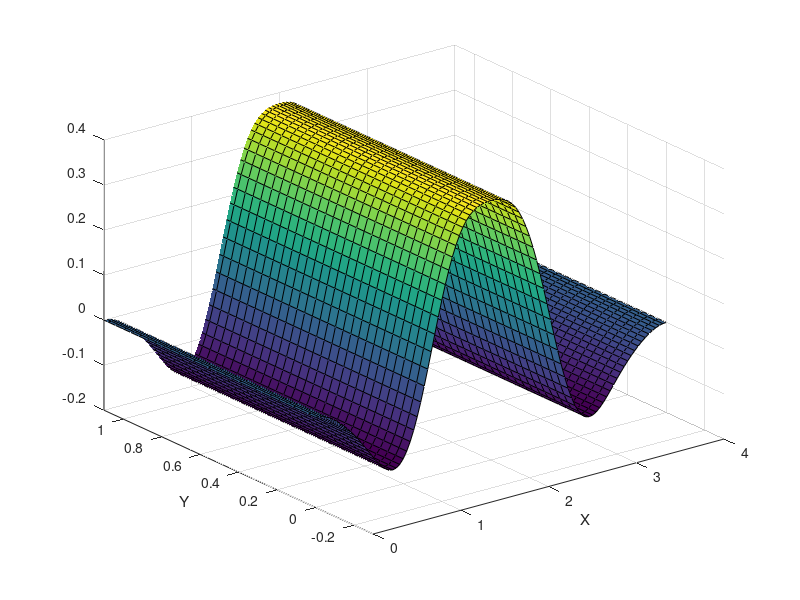

The MATLAB script that drew this image:
clear all
close all
clc
%%%%%%%%%%%%% Wave two dimentions(6)%%%%%%%%%%%%%%
a=4;
x=0:.01*a:a;
y=x;
w=pi/a;
[X Y]=meshgrid(x,y);
time=5;
Nt=500;
Dt=time/Nt;
c=1;
for k=1:Nt
    t(k)=(k-1)*Dt;
    s=0;
    for n=1:10
    for m=1:10
        Gama=c*sqrt((n*pi/a)^2+(m*pi/a)^2);
        s=s+(8*(2*sin(n*pi/2)-sin(n*pi/4)-sin(3*n*pi/4))/((n*pi)^2))*sin(n*w*X).*...
            (8*(2*sin(m*pi/2)-sin(m*pi/4)-sin(3*m*pi/4))/((m*pi)^2)).*sin(m*w*x).*cos(Gama*t(k));
    end
    end
    surf(X,Y,s)
    pause(.02)
    axis([0 a -.3 1.1])
    grid on
    xlabel('X')
    ylabel('Y')
end